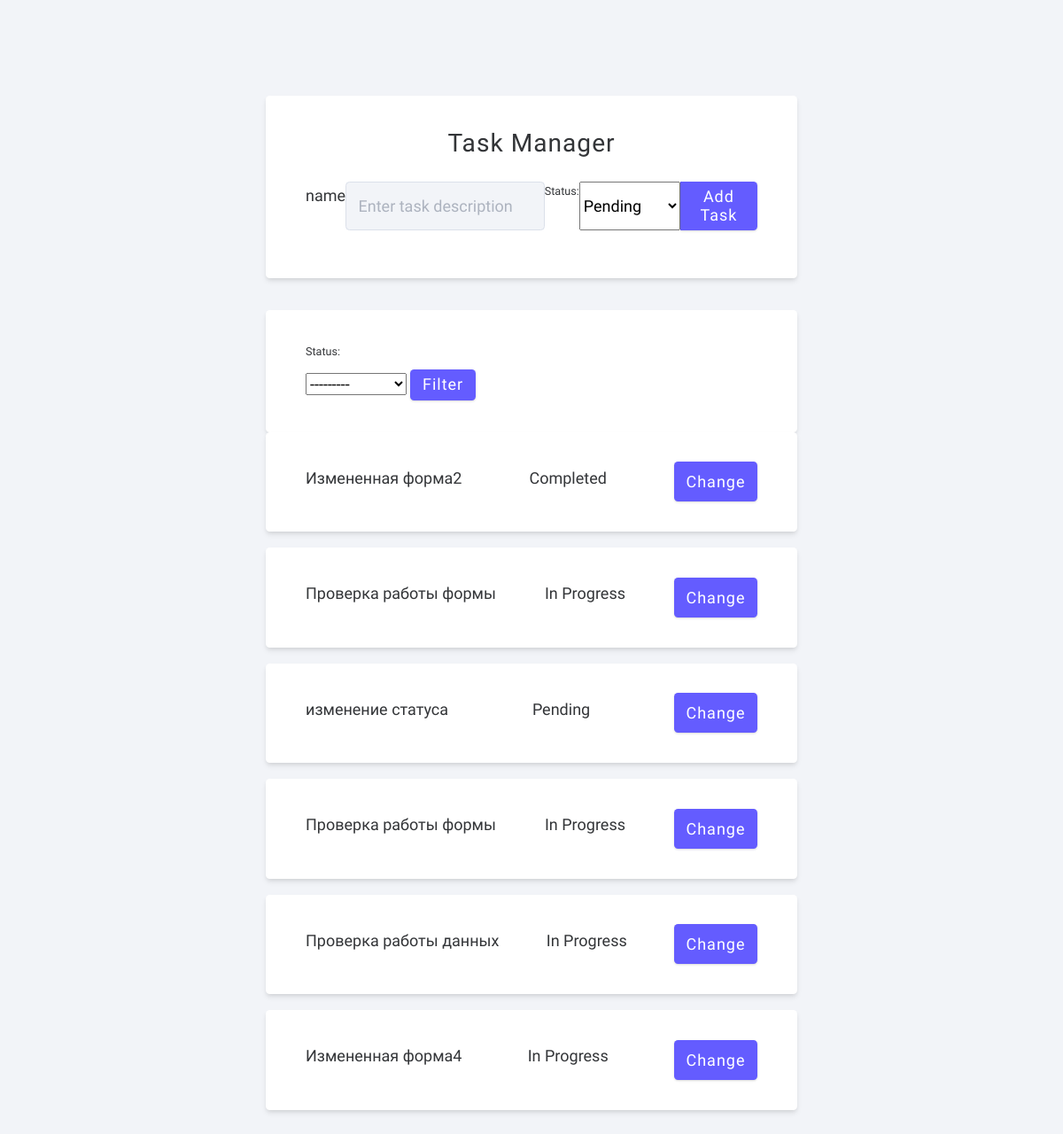
The page / on the database its author committed.
### main/models.py (models this page shows, shortened)
class Task(models.Model):
    STATUS_CHOICES = [
        ('pending', 'Pending'),
        ('in_progress', 'In Progress'),
        ('completed', 'Completed'),
    ]
    text = models.CharField('Название', max_length=150)
    status = models.CharField(max_length=20, choices=STATUS_CHOICES, default='pending')
    class Meta: # для коректонного названия таблицы в админ панеле
        verbose_name = 'Задача'
        verbose_name_plural = 'Задачи'

### main/views.py (the view, shortened to what this page needs)
# urls.py: path('', creat, name='creat'),
def creat(request):
    error = ''
    form = TaskForm()
    task = Task.objects.all()
    task_filter = TaskFilter(request.GET, queryset=task)
    filtered_tasks = task_filter.qs
    data = {
        'form': form,
        'tasks': filtered_tasks,
        'error': error,
        'filter': task_filter,
    }
    return render(request, 'main/index.html', data)

### main/forms.py
class TaskForm(ModelForm):
    class Meta:
        model = Task
        fields = ['text', 'status']
        widgets = {
            'text': TextInput(attrs={
                'class': 'form-control',
                'placeholder': 'Enter task description'
            }),
            'status': Select(attrs={
                'class': 'form-control'
            })
        }

### main/templates/main/index.html (shortened to what this page needs)
{% load static %}
<!DOCTYPE html>
<html lang="en">
  <head>
    <link
      rel="stylesheet"
      href="https://cdnjs.cloudflare.com/ajax/libs/font-awesome/5.14.0/css/all.min.css"
    />
    <link rel="stylesheet" href="../../../static/vendor/public/normalize.css" />
    <link rel="stylesheet" href="../../../static/vendor/public/main.css" />
  </head>
  <body>
    <form class="task-form" method="post">
      <h4>Task Manager</h4>
      <div class="form-control">
        name
        {{ form.text }}
        {{ form.status.label_tag }}
        {{ form.status }}
        <button class="btn submit-btn" type="submit">Add Task</button>
      </div>
    </form>
    <section class="tasks-container">
      <form method="get" action="">
        {{ filter.form.status.label_tag }}
        {{ filter.form.status }}
        <button type="submit" class="btn btn-primary">Filter</button>
      </form>
      <div class="tasks" id="task-list">
        {% for el in tasks %}
        <div class="single-task">
          <p>{{ el.text }}</p>
          <p>{{ el.get_status_display }}</p>
          <a href="{% url 'update_task' el.pk %}" class="btn">Change</a>
        </div>
        {% endfor %}
      </div>
    </section>
  </body>
</html>

### rows shown on the page
Task: text "Измененная форма2", status "Completed"
Task: text "Проверка работы формы", status "In Progress"
Task: text "изменение статуса", status "Pending"
Task: text "Проверка работы формы", status "In Progress"
Task: text "Проверка работы данных", status "In Progress"
Task: text "Измененная форма4", status "In Progress"

### other values the page prints
{{ filter.form.status.label_tag }} "Status:"
